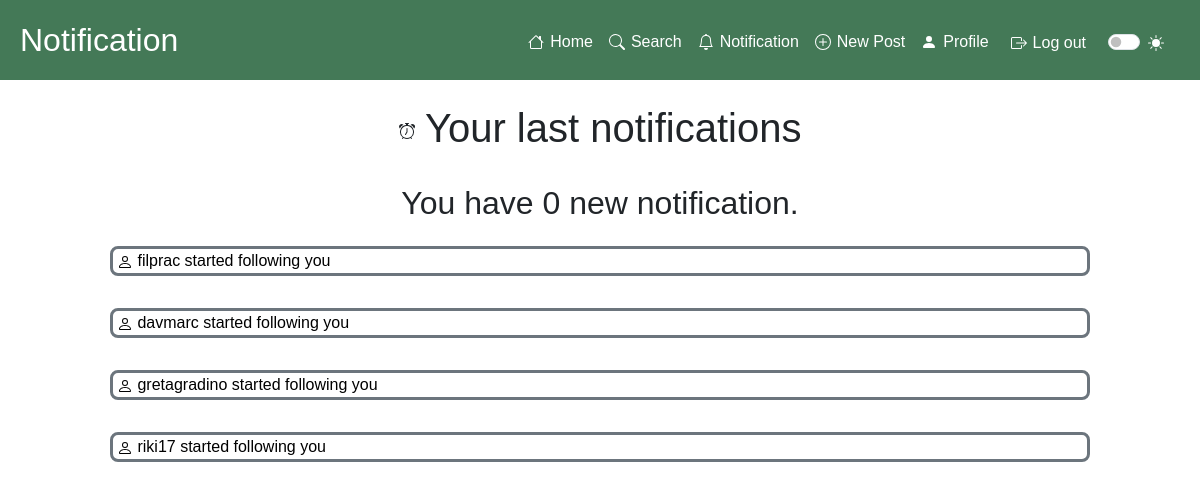
Page /website/notification/notification.php (signed in) on the committed database.
### tables this page shows
CREATE TABLE `notification` (
  `IdNotification` int(11) NOT NULL,
  `Type` varchar(50) NOT NULL,
  `Description` tinytext NOT NULL,
  `IsRead` tinyint(1) NOT NULL,
  `IdUser` int(11) NOT NULL,
  `IdTarget` int(11) NOT NULL
);

### website/includes/database.php (called while the page is built, shortened)
<?php
class DataBaseHelper
{
    private $db;
    public function __construct($hostname, $username, $password, $dbname, $port)
    {
        $this->db = new mysqli($hostname, $username, $password, $dbname, $port);
    }
    public function execQuery($query, $retType = MYSQLI_BOTH)
    {
        $stmt = $this->db->prepare($query);
        $stmt->execute();
        $res = $stmt->get_result();
        return $res == FALSE ? "" : $res->fetch_all($retType);
    }
};

### website/notification/notification.php (the view, shortened to what this page needs)
<!DOCTYPE html>
<html lang="en">
<head>
	<link href="https://cdn.jsdelivr.net/npm/bootstrap@5.3.2/dist/css/bootstrap.min.css" rel="stylesheet" />
	<link rel="stylesheet" href="https://cdn.jsdelivr.net/npm/bootstrap-icons@1.11.2/font/bootstrap-icons.min.css" />
	<link rel="stylesheet" href="../includes/style.css" />
</head>
<body>
	<?php
	include_once("../includes/utils.php");
	include_once("../includes/database.php");
	function printTitle2($text)
	{
	?>
		<div class="container h2 col-10 justify-content-center text-center">
			<?php echo ($text); ?>
		</div>
	<?php
	}
	function printTextInRectangle($val)
	{
		global $dbh;
		$text = $val["Description"];
		$isRead = $val["IsRead"];
		if ($val["Type"] == NotificationType::COMMENT->value) {
			$query = "SELECT IdPost from usercomment WHERE IdComment = '{$val['IdTarget']}';";
		} else if ($val["Type"] == NotificationType::LIKE->value) {
			$query = "SELECT IdPost from vote WHERE IdVote = '{$val['IdTarget']}';";
		} else {
			$query = "SELECT IdSrc from follow WHERE Id = '{$val['IdTarget']}';";
		}
		$result = $dbh->execQuery($query);
		if ($val["Type"] == NotificationType::COMMENT->value || $val["Type"] == NotificationType::LIKE->value) {
			$path = "../post/viewPost.php?id=" . $result[0]['IdPost'];
		} else {
			$path = "../profile/profilePage.php?user=" . $result[0]['IdSrc'];
		}
	?>
		<div class="row-2">
			<div class="container col-10 m-auto my-3 border border-3 rounded-3 border-<?php echo ($isRead ? "secondary" : "danger"); ?> p-auto ps-1">
				<a href="<?php echo $path ?>">
					<span>
					</span>
					<?php echo ($text); ?>
				</a>
			</div>
		</div>
	<?php
	}
	$userId = $_SESSION["userId"];
	include_once("../includes/navbar.php");
	?>
	<main>
		<div class="container-fluid overflow-x-hidden">
			<div class="row my-4">
				<div class="text-center">
					<h1>
						<span>
							Your last notifications
						</span>
					</h1>
				</div>
			</div>
			<div class="row mb-4">
				<?php
				$query = "SELECT *
                        FROM notification as n
                        WHERE n.IdUser = $userId AND n.IsRead = 0
						ORDER BY IdNotification DESC";
				$notif = $dbh->execQuery($query, MYSQLI_ASSOC);
				if (empty($notif)) {
					printTitle2("You have 0 new notification.");
				} else {
					printTitle2("You have " . sizeof($notif) . " new notification" . (sizeof($notif) > 1 ? "s." : "."));
				}
				$query = "SELECT *
                        FROM notification as n
                        WHERE n.IdUser = $userId
						ORDER BY IdNotification DESC";
				$notif = $dbh->execQuery($query, MYSQLI_ASSOC);
				foreach ($notif as $x) :
					printTextInRectangle($x);
				endforeach;
				?>
			</div>
		</div>
	</main>
</body>
</html>

### website/includes/style.css (style rules this page uses)
body:not(.signup-body, .login-body) { font-family: Helvetica, Arial, sans-serif !important; }
a:not(a[role="button"], .signup-body a, .login-body a) { color: black; text-decoration: none; }

### rows in the picture
notification: Description "filprac started following you"
notification: Description "davmarc started following you"
notification: Description "gretagradino started following you"
notification: Description "riki17 started following you"

### other values in the picture
$pageName "Notification"
$text "You have 0 new notification."
